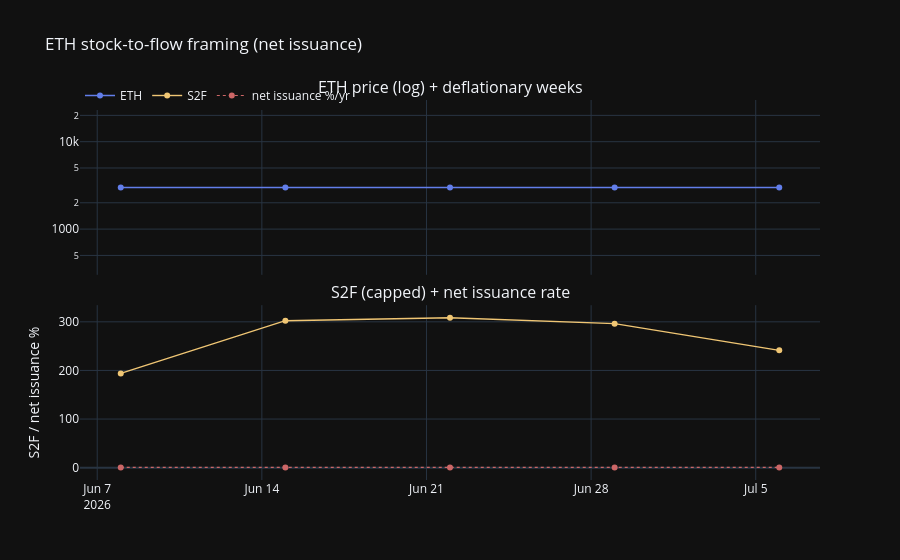

Here is the notebook cell this chart was saved with:
### Markdown cell above
## 5. Ethereum stock-to-flow framing

Post-Merge ETH is **not** a fixed-halving asset. Frame S2F as:

$$\mathrm{S2F} = \frac{\text{circulating supply}}{\max(\text{annualized net issuance},\,\varepsilon)}$$

where **net issuance = issuance − burn**. When net issuance ≤ 0 (ultrasound / net-deflationary),
flag a deflationary regime and cap S2F at a high sentinel rather than exploding the ratio.

Treat this as **exploratory framing**, not PlanB dogma.

### Code cell
S2F_EPS = 1e3  # ETH/year floor for ratio stability
S2F_CAP = 500.0  # sentinel for near-zero / negative net issuance

df = df.with_columns(
    (pl.col("net_issuance_eth_wk") * 52.0).alias("net_issuance_ann"),
    (pl.col("issuance_eth_wk") * 52.0).alias("issuance_ann"),
    (pl.col("burn_eth_wk") * 52.0).alias("burn_ann"),
).with_columns(
    (pl.col("net_issuance_ann") <= 0).cast(pl.Int8).alias("is_deflationary"),
).with_columns(
    pl.when(pl.col("net_issuance_ann") > S2F_EPS)
    .then(pl.col("supply") / pl.col("net_issuance_ann"))
    .otherwise(pl.lit(S2F_CAP))
    .alias("s2f"),
).with_columns(
    np.log(pl.col("s2f").clip(1e-6, None)).alias("log_s2f"),
    (pl.col("net_issuance_ann") / pl.col("supply")).alias("net_issuance_rate"),
)

# Exploratory HAC OLS: log(price) ~ log(S2F)
s2f_fit = df.select("log_close", "log_s2f", "is_deflationary").drop_nulls()
y_s2f = s2f_fit["log_close"].to_numpy()
X_s2f = sm.add_constant(s2f_fit["log_s2f"].to_numpy())
s2f_ols = sm.OLS(y_s2f, X_s2f).fit(cov_type="HAC", cov_kwds={"maxlags": 12})
print("log(ETH) ~ const + log(S2F)  [HAC]")
print(s2f_ols.summary().tables[1])
print(f"R² = {s2f_ols.rsquared:.3f}  deflationary weeks = {int(df['is_deflationary'].sum())} / {df.height}")

fig = make_subplots(rows=2, cols=1, shared_xaxes=True, vertical_spacing=0.08,
                    subplot_titles=("ETH price (log) + deflationary weeks", "S2F (capped) + net issuance rate"))
fig.add_trace(go.Scatter(x=df["date"], y=df["close"], name="ETH",
                         line=dict(color=ETH_COLOR, width=1.5)), row=1, col=1)
defl = df.filter(pl.col("is_deflationary") == 1)
if defl.height:
    fig.add_trace(go.Scatter(
        x=defl["date"], y=defl["close"], mode="markers", name="deflationary",
        marker=dict(color="#39ff14", size=5, symbol="diamond"),
    ), row=1, col=1)
fig.add_trace(go.Scatter(x=df["date"], y=df["s2f"], name="S2F",
                         line=dict(color="#f0c674", width=1.4)), row=2, col=1)
fig.add_trace(go.Scatter(x=df["date"], y=df["net_issuance_rate"] * 100, name="net issuance %/yr",
                         line=dict(color="#cc6666", width=1.2, dash="dot")), row=2, col=1)
fig.update_layout(template="plotly_dark", height=560, legend=dict(orientation="h", y=1.05),
                  title="ETH stock-to-flow framing (net issuance)")
fig.update_yaxes(type="log", row=1, col=1)
fig.update_yaxes(title_text="S2F / net issuance %", row=2, col=1)
fig.show()

### Figure 1 — Plotly figure (JSON) as saved in the notebook; plotly's stock layout.template omitted (floating-point values rounded to 4 significant figures)
{"data": [{"line": {"color": "#627EEA", "width": 1.5}, "name": "ETH", "type": "scatter", "x": ["2026-06-08T00:00:00", "2026-06-15T00:00:00", "2026-06-22T00:00:00", "2026-06-29T00:00:00", "2026-07-06T00:00:00"], "xaxis": "x", "y": [3000.0, 3000.0, 3000.0, 3000.0, 3000.0], "yaxis": "y"}, {"line": {"color": "#f0c674", "width": 1.4}, "name": "S2F", "type": "scatter", "x": ["2026-06-08T00:00:00", "2026-06-15T00:00:00", "2026-06-22T00:00:00", "2026-06-29T00:00:00", "2026-07-06T00:00:00"], "xaxis": "x2", "y": [193.9, 302.3, 308.5, 296.2, 241.3], "yaxis": "y2"}, {"line": {"color": "#cc6666", "dash": "dot", "width": 1.2}, "name": "net issuance %/yr", "type": "scatter", "x": ["2026-06-08T00:00:00", "2026-06-15T00:00:00", "2026-06-22T00:00:00", "2026-06-29T00:00:00", "2026-07-06T00:00:00"], "xaxis": "x2", "y": [0.5157, 0.3308, 0.3241, 0.3376, 0.4144], "yaxis": "y2"}], "layout": {"annotations": [{"font": {"size": 16}, "showarrow": false, "text": "ETH price (log) + deflationary weeks", "x": 0.5, "xanchor": "center", "xref": "paper", "y": 1, "yanchor": "bottom", "yref": "paper"}, {"font": {"size": 16}, "showarrow": false, "text": "S2F (capped) + net issuance rate", "x": 0.5, "xanchor": "center", "xref": "paper", "y": 0.46, "yanchor": "bottom", "yref": "paper"}], "height": 560, "legend": {"orientation": "h", "y": 1.05}, "title": {"text": "ETH stock-to-flow framing (net issuance)"}, "xaxis": {"anchor": "y", "domain": [0, 1], "matches": "x2", "showticklabels": false}, "xaxis2": {"anchor": "y2", "domain": [0, 1]}, "yaxis": {"anchor": "x", "domain": [0.54, 1], "type": "log"}, "yaxis2": {"anchor": "x2", "domain": [0, 0.46], "title": {"text": "S2F / net issuance %"}}}}
